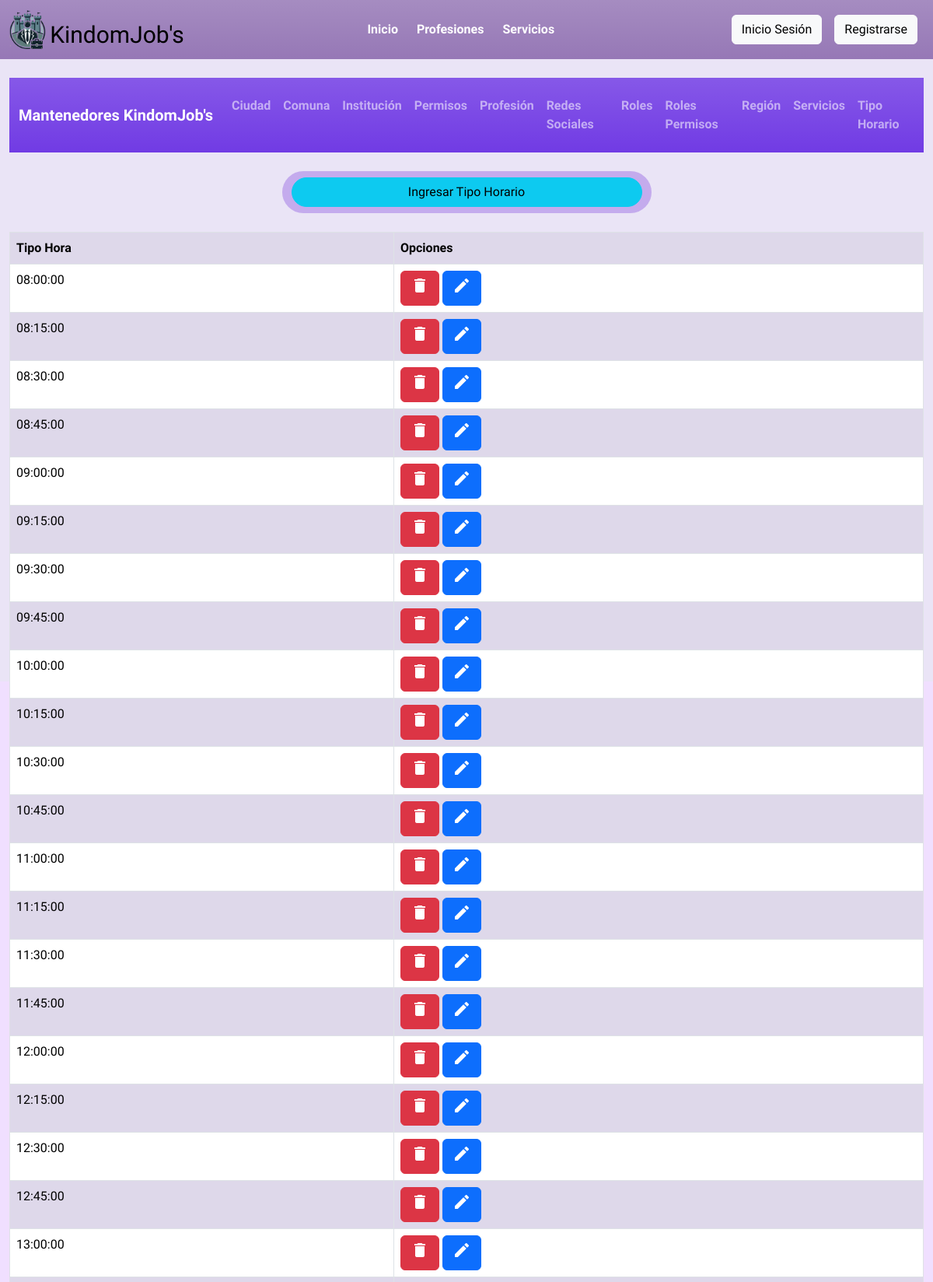
Screenshot of /admin/mantenedor_tiempohorario/index_th.php (upper part) with the database file from the repository.
### tables this page shows
CREATE TABLE `tipo_horario` (
  `id_th` int(11) NOT NULL,
  `horario` time NOT NULL
);

### admin/mantenedor_tiempohorario/index_th.php (the view, shortened to what this page needs)
<?php
    require('..\conexion.php');
?>
<!DOCTYPE html>
<html lang="es">
<head>
    <link rel="stylesheet" href="../estilos.css">
    <link rel="stylesheet" href="estilos.css">
    <link href="https://cdn.jsdelivr.net/npm/bootstrap@5.3.3/dist/css/bootstrap.min.css" rel="stylesheet"
>
    <link href="https://cdn.jsdelivr.net/npm/select2@4.1.0-rc.0/dist/css/select2.min.css" rel="stylesheet" />
    <link rel="stylesheet" href="../estilos.css">
</head>
<body style="font-family: 'Josefin Sans', sans-serif;  background-color: rgb(240, 223, 255 );" >
    <nav class="navbar navbar-expand-lg bg-gradient bg-opacity-50" style="background-color: rgb(150, 120, 182);">
        <div class="container-fluid ">
            <a class="navbar-brand " href="index.php">
                <img src="../pag_principal/Logo_KindomJob's.png" alt="Logo_kindomjobs" height="50" class="imagen d-inline-block">
                <span class="h3 align-bottom" style="font-size: 30px;">KindomJob's</span>
            </a>
            <div class="collapse navbar-collapse" id="navbarNav">
                <ul class=" navbar-nav mx-auto ">
                    <li class="nav-item px-1">
                        <a class="nav-link text-white" href="../pag_principal/index.php"><b>Inicio</b></a>
                    </li>
                    <li class="nav-item px-1">
                        <a class="nav-link text-white" href=""><b>Profesiones</b></a>
                    </li>
                    <li class="nav-item px-1">
                        <a class="nav-link text-white" href="#"><b>Servicios</b></a>
                    </li>
                </ul>
                <?php
                if (isset($_SESSION['rut'])) {
                    ?>
                    <ul class=" navbar-nav mr-auto ">
                    <?php if ($user['id_rol']==11) {?>
                        <li class="nav-item">
                            <a class="nav-link" href="../profesional/perfil.php"><button type="button" class="btn btn-light">Perfil</button></a>
                        </li>
                    <?php
                    }else{?>
                        <li class="nav-item">
                            <a class="nav-link" href="../user/perfil.php"><button type="button" class="btn btn-light">Perfil</button></a>
                        </li>
                    <?php
                    }
                    ?>
                    <li class="nav-item">
                        <a class="nav-link" href="../Login/logout.php"><button type="button" class="btn btn-light">Cerrar Session</button></a>
                    </li>
                </ul>
                 <?php
                } else{
                    ?>
                    <ul class=" navbar-nav mr-auto ">
                    <li class="nav-item">
                        <a class="nav-link" href="../Login/login.php"><button type="button" class="btn btn-light">Inicio Sesión</button></a>
                    </li>
                    <li class="nav-item">
                        <a class="nav-link" href="../Login/registration.php"><button type="button" class="btn btn-light">Registrarse</button></a>
                    </li>
                </ul>
                <?php
                }
                ?>
            </div>
        </div>
    </nav>
    <div class="container-fluid contenedorcompleto py-4">
    <nav class="navbar navbar-expand-lg bg-gradient bg-opacity-50" data-bs-theme="dark" style="background-color: rgb(113, 59, 228);">
            <div class="container-fluid mt-2 mb-2">
                <a class="navbar-brand" href="../index.php"><b>Mantenedores KindomJob's</b></a>
                <div class="collapse navbar-collapse" id="navbarNav">
                    <ul class="navbar-nav">
                        <li class="nav-item">
                            <a class="nav-link" href="../mantenedor_ciudad/index_ciudad.php"><b>Ciudad</b></a>
                        </li>
                        <li class="nav-item">
                            <a class="nav-link" href="../mantenedor_comuna/index_comuna.php"><b>Comuna</b></a>
                        </li>
                        <li class="nav-item">
                            <a class="nav-link" href="../mantenedor_institucion/index_institucion.php"><b>Institución</b></a>
                        </li>
                        <li class="nav-item">
                            <a class="nav-link" href="../mantenedor_permiso/index_permiso.php"><b>Permisos</b></a>
                        </li>
                        <li class="nav-item">
                            <a class="nav-link" href="../mantenedor_profesion/index_profesion.php"><b>Profesión</b></a>
                        </li>
                        <li class="nav-item">
                            <a class="nav-link" href="../mantenedor_redes_sociales/index_rs.php"><b>Redes Sociales</b></a>
                        </li>
                        <li class="nav-item">
                            <a class="nav-link" href="../mantenedor_roles/index_rol.php"><b>Roles</b></a>
                        </li>
                        <li class="nav-item">
                            <a class="nav-link" href="../mantenedor_roles_permisos/index_rol_permiso.php"><b>Roles Permisos</b></a>
                        </li>
                        <li class="nav-item">
                            <a class="nav-link" href="../mantenedor_region/index_region.php"><b>Región</b></a>
                        </li>
                        <li class="nav-item">
                            <a class="nav-link" href="../mantenedor_servicio/index_servicio.php"><b>Servicios</b></a>
                        </li>
                        <li class="nav-item">
                            <a class="nav-link" href="../mantenedor_tiempohorario/index_th.php"><b>Tipo Horario</b></a>
                        </li>
                    </ul>
                </div>
            </div>
        </nav>
        <br>
        <div class="container text-center">
            <div class="row">
                <div class="col">
                </div>
                <div class="col-6 col-xl-5 col-sm rounded-pill" style="background-color: rgba(115, 52, 216, 0.322);">
                    <div class="d-grid gap-2 py-2">
                            <button type="button" class="btn  btn-info rounded-pill" data-bs-toggle="modal" data-bs-target="#exampleModal">
                                Ingresar Tipo Horario
                            </button>
                    </div>
                </div>
                <div class="col">
                </div>
            </div>
        </div>
        <br>
        <table class="table table-striped table-bordered">
            <tr>
                <th>Tipo Hora</th>
                <th>Opciones</th>
            </tr>
            <?php
                $consulta = "SELECT * FROM tipo_horario";
                $resultado = mysqli_query($conexion,$consulta);
                while($row=mysqli_fetch_assoc($resultado)){
                    $nombre_consultado = $row["horario"];
                    $id = $row["id_tipohorario"];
                    echo "<tr>";
                        echo "<td contenteditable='True'>".$nombre_consultado."</td>";
                        echo"<td><a href='borrar_th.php?id_e=$id' class='btn btn-danger' style='color: white; text-decoration: none;'><span class='material-icons'>delete</span></a> <a href='form_edicion_th.php?id_e=$id' class='btn btn-primary' style='color: white; text-decoration: none;'><span class='material-icons'>edit</span></a></td>";
                    echo"</tr>";
                }
            ?>
        </table>
    </div>
</body>
</html>

### admin/estilos.css (style rules this page uses)
.contenedorcompleto { height: 100vh; }
.table-striped>tbody>tr:nth-child(odd)>td, .table-striped>tbody>tr:nth-child(odd)>th { background-color: rgb(234, 228, 246) }

### estilos.css (style rules this page uses)
.contenedorcompleto { height: 100vh; background-color: rgb(234, 228, 246) }

### rows the page displays
tipo_horario: horario "08:00:00"
tipo_horario: horario "08:15:00"
tipo_horario: horario "08:30:00"
tipo_horario: horario "08:45:00"
tipo_horario: horario "09:00:00"
tipo_horario: horario "09:15:00"
tipo_horario: horario "09:30:00"
tipo_horario: horario "09:45:00"
tipo_horario: horario "10:00:00"
tipo_horario: horario "10:15:00"
tipo_horario: horario "10:30:00"
tipo_horario: horario "10:45:00"
tipo_horario: horario "11:00:00"
tipo_horario: horario "11:15:00"
tipo_horario: horario "11:30:00"
tipo_horario: horario "11:45:00"
tipo_horario: horario "12:00:00"
tipo_horario: horario "12:15:00"
tipo_horario: horario "12:30:00"
tipo_horario: horario "12:45:00"
tipo_horario: horario "13:00:00"
